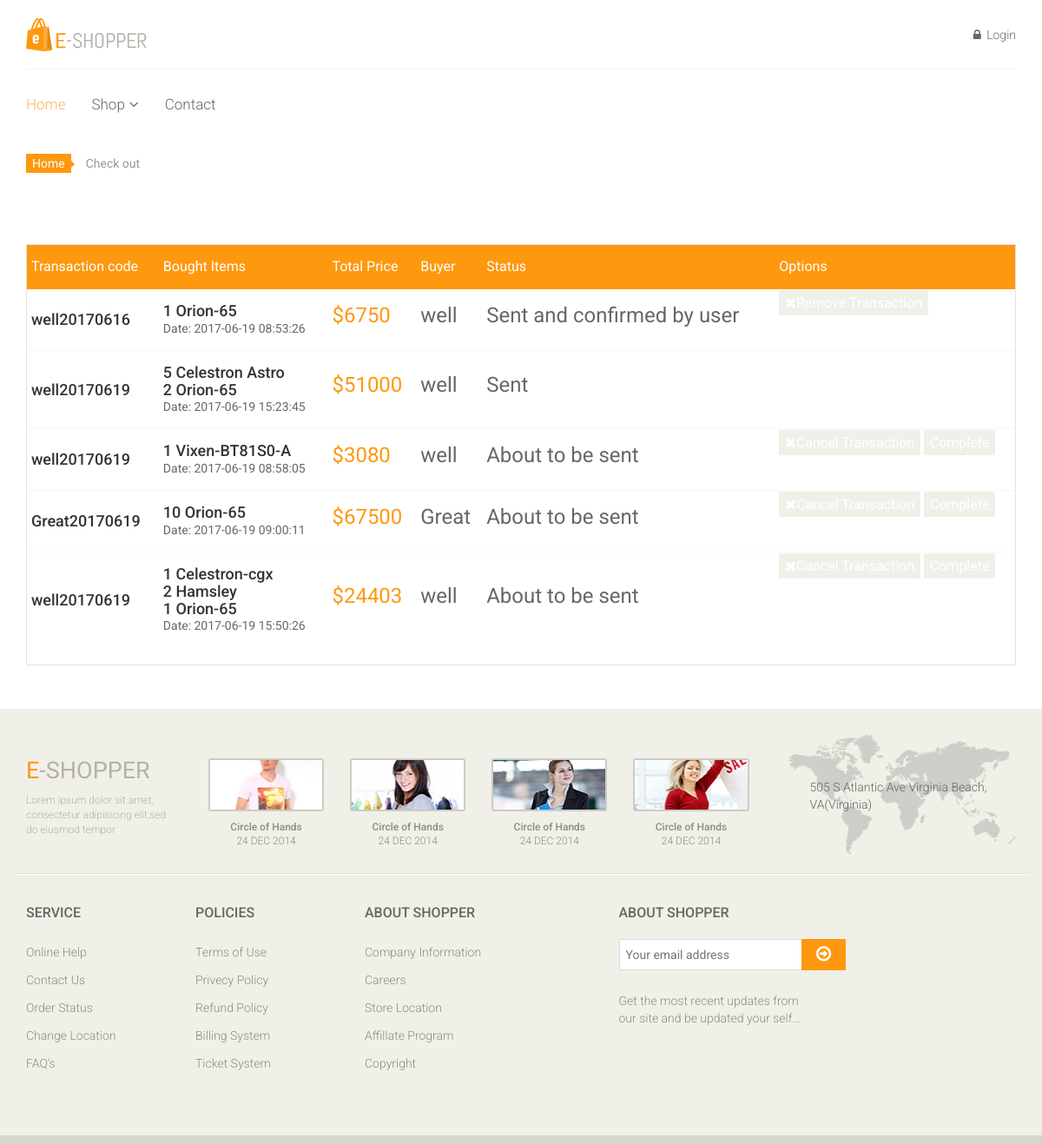
/orders.php, run on the app's committed database.
### tables this page shows
CREATE TABLE `checkout` (
  `id` int(11) NOT NULL,
  `kodeT` varchar(50) NOT NULL,
  `idU` varchar(50) NOT NULL,
  `bought` varchar(500) NOT NULL,
  `date` timestamp NOT NULL DEFAULT CURRENT_TIMESTAMP ON UPDATE CURRENT_TIMESTAMP,
  `status` varchar(50) NOT NULL,
  `total` int(11) NOT NULL
);

### process/checkout.php (called while the page is built, shortened)
<?php include_once('connection.php');?>
<?php
class Checkout{
	private $conn;
	public function __construct(){
		$this->pdo=new connection();
		$this->conn=$this->pdo->getConnect();
	}
	public function getChecks(){
		$sql=$this->conn->prepare("select * from checkout");
		$sql->execute();
		$result=$sql->fetchAll();
		return $result;
	}
}
 ?>

### process/connection.php (called while the page is built, shortened)
<?php
class Connection{
	private $servername="localhost";
	private $database="uas";
	private $username="root";
	private $password="";
	private $conn;
	function __construct(){
		$this->conn=null;
	}
	public function getConnect()
	  {
	    if ($this->conn == null) {
	      try {
	        $this->conn = new PDO('mysql:host='.$this->servername.';dbname='.$this->database.';', $this->username, $this->password);
	        $this->conn->setAttribute(PDO::ATTR_ERRMODE, PDO::ERRMODE_EXCEPTION);
	        $this->conn->setAttribute(PDO::ATTR_DEFAULT_FETCH_MODE, PDO::FETCH_ASSOC);
	      } catch (PDOException $e) {
	        die($e->getMessage());
	      }
	    }
   		 return $this->conn;
  }
}
 ?>

### orders.php (the view)
<?php require_once('header.php') ?>
<?php require_once('process/checkout.php');?>
<?php
	$c=new checkout();
	$check=$c->getChecks();
 ?>
<section id="cart_items">
		<div class="container">
			<div class="breadcrumbs">
				<ol class="breadcrumb">
				  <li><a href="#">Home</a></li>
				  <li class="active">Check out</li>
				</ol>
			</div>
			<div class="table-responsive cart_info">
				<table class="table table-condensed">
					<thead>
						<tr class="cart_menu">
							<td class="description">Transaction code</td>
							<td class="description">Bought Items</td>
							<td class="price">Total Price</td>
							<td>Buyer</td>
							<td>Status</td>
							<td>Options</td>
						</tr>
					</thead>
					<tbody>
					<?php foreach($check as $i){?>
						<tr>
							<td>
								<h4><?php echo $i['kodeT'];?></h4>
							</td>
							<td class="cart_description">
								<h4><?php echo $i['bought'];?></h4>
								<p>Date: <?php echo $i['date'];?></p>
							</td>
							<td class="cart_total">
								<p class="cart_total_price">$<?php echo $i['total'];?></p>
							</td>
							<td class="cart_description">
								<p class="cart_total_price"><?php echo $i['idU'];?></p>
							</td>
							<td class="cart_description">
								<p class="cart_total_price"><?php echo $i['status'];?></p>
							</td>
							<?php if($i['status']=="About to be sent"){?>
							<td class="cart_delete">
								<a class="cart_quantity_delete" href="process/cancel_checkout.php?id=<?php echo $i['id']; ?>"><i class="fa fa-times"></i>Cancel Transaction</a>
								<a href="process/complete_checkout.php?id=<?php echo $i['id'];?>">Complete</a>
							</td>
							<?php }
							else if($i['status']=="Sent and confirmed by user"){?>
							<td class="cart_delete">
								<a class="cart_quantity_delete" href="process/cancel_checkout.php?id=<?php echo $i['id']; ?>"><i class="fa fa-times"></i>Remove	Transaction</a>
								</td>
							<?php } ?>
						</tr>
						<?php } ?>
					</tbody>
				</table>
			</div>
	</section>
<?php require_once('footer.php');?>

### css/main.css (style rules this page uses)
body { font-family: 'Roboto', sans-serif; background:; position: relative; font-weight:400px; }
a { -webkit-transition: 300ms; -moz-transition: 300ms; -o-transition: 300ms; transition: 300ms; }
h1, h2, h3, h4, h5, h6 { font-family: 'Roboto', sans-serif; }
.breadcrumbs { position: relative; }
.breadcrumbs .breadcrumb { background:transparent; margin-bottom: 75px; padding-left: 0; }
.breadcrumbs .breadcrumb li a { background:#FE980F; color: #FFFFFF; padding: 3px 7px; }
.breadcrumbs .breadcrumb li a:after { content:""; height:auto; width: auto; border-width: 8px; border-style: solid; border-color:transparent transparent transparent #FE980F; position: absolute; top: 11px; left:48px; }
.breadcrumbs .breadcrumb > li + li:before { content: " "; }
#cart_items .cart_info { border: 1px solid #E6E4DF; margin-bottom: 50px }
#cart_items .cart_info .cart_menu { background: #FE980F; color: #fff; font-size: 16px; font-family: 'Roboto', sans-serif; font-weight: normal; }
#cart_items .cart_info .table.table-condensed thead tr { height: 51px; }
#cart_items .cart_info .table.table-condensed tr { border-bottom: 1px solid#F7F7F0 }
#cart_items .cart_info .table.table-condensed tr:last-child { border-bottom: 0 }
.cart_info table tr td { border-top: 0 none; vertical-align: inherit; }
#cart_items .cart_info .cart_description h4 { margin-bottom: 0 }
#cart_items .cart_info .cart_description p { color:#696763 }
#cart_items .cart_info .cart_total_price { color: #FE980F; font-size: 24px; }
.cart_delete { display: block; margin-right: -12px; overflow: hidden; }
.cart_delete a { background:#F0F0E9; color: #FFFFFF; padding: 5px 7px; font-size: 16px }

### data on the page
checkout: kodeT "well20170616", bought "1 Orion-65", date "2017-06-19 08:53:26", total "6750", idU "well", status "Sent and confirmed by user"
checkout: kodeT "well20170619", bought "5 Celestron Astro 2 Orion-65", date "2017-06-19 15:23:45", total "51000", idU "well", status "Sent"
checkout: kodeT "well20170619", bought "1 Vixen-BT81S0-A", date "2017-06-19 08:58:05", total "3080", idU "well", status "About to be sent"
checkout: kodeT "Great20170619", bought "10 Orion-65", date "2017-06-19 09:00:11", total "67500", idU "Great", status "About to be sent"
checkout: kodeT "well20170619", bought "1 Celestron-cgx 2 Hamsley 1 Orion-65", date "2017-06-19 15:50:26", total "24403", idU "well", status "About to be sent"
